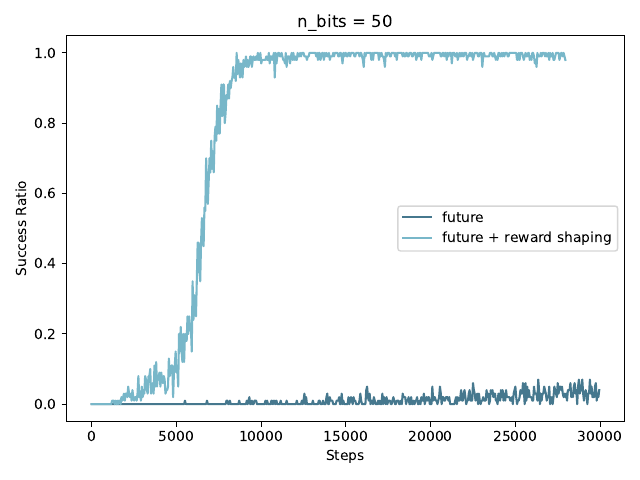

Python code for this plot:
import pandas as pd
import matplotlib.pyplot as plt

# Load the CSV file
data7 = pd.read_csv('50her_future.csv')
data8 = pd.read_csv('50her_future_rs.csv')

# Extract data for plotting
steps7 = data7['Step']*50
mean_values7 = data7['n_bits: 50 - eval/success_count']

steps8 = data8['Step']*50
mean_values8 = data8['n_bits: 50 - eval/success_count']

# Plot the mean success count
plt.plot(steps7, mean_values7, label='future', color='#46788e')
plt.plot(steps8, mean_values8, label='future + reward shaping', color='#78b7c9')

# Add labels and title
plt.xlabel('Steps')
plt.ylabel('Success Ratio')
plt.title('n_bits = 50')
# plt.legend(loc='lower right')
plt.legend()
plt.tight_layout()

plt.savefig('n50.pdf', format='pdf')
# Show the plot
plt.show()
